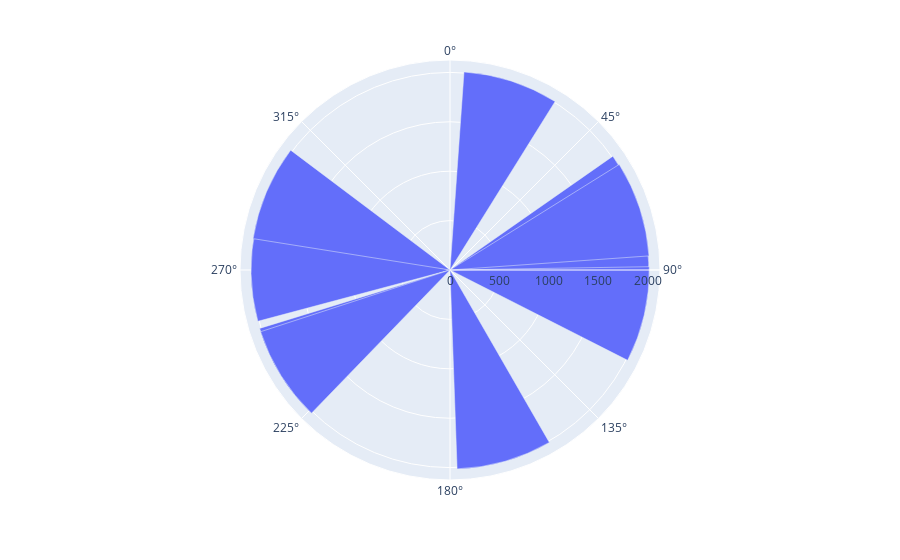

Source (notebook cell):
### Code cell
px.bar_polar(r=years,theta=sales)

### Figure 1 — Plotly figure (JSON) as saved in the notebook; plotly's stock layout.template omitted (floating-point values rounded to 4 significant figures)
{"data": [{"hovertemplate": "r=%{r}<br>theta=%{theta}<extra></extra>", "legendgroup": "", "marker": {"color": "#636efa", "pattern": {"shape": ""}}, "name": "", "r": [2010, 2011, 2012, 2013, 2014, 2015, 2016, 2017, 2018, 2019], "showlegend": false, "subplot": "polar", "theta": [2538, 1509, 2961, 1349, 1964, 4199, 1318, 1543, 3173, 1152], "type": "barpolar"}], "layout": {"barmode": "relative", "legend": {"tracegroupgap": 0}, "margin": {"t": 60}, "polar": {"angularaxis": {"direction": "clockwise", "rotation": 90}, "domain": {"x": [0, 1], "y": [0, 1]}}}}
